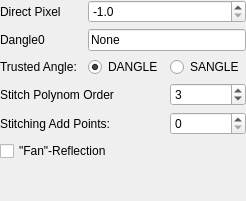
  <widget class="QDockWidget" name="dockWidget_5">
   <property name="windowTitle">
    <string>Reflectivity Extraction (Advanced)</string>
   </property>
   <attribute name="dockWidgetArea">
    <number>1</number>
   </attribute>
   <widget class="QWidget" name="dockWidgetContents_5">
    <layout class="QGridLayout" name="gridLayout_14">
     <property name="margin">
      <number>0</number>
     </property>
     <item row="0" column="0">
      <widget class="QLabel" name="label_18">
       <property name="toolTip">
        <string>&lt;html&gt;&lt;head/&gt;&lt;body&gt;&lt;p&gt;Overwrite the direct pixel value, read from the file.&lt;/p&gt;&lt;p&gt;Usefull if the wrong values have been written during the measurement.&lt;/p&gt;&lt;/body&gt;&lt;/html&gt;</string>
       </property>
       <property name="text">
        <string>Direct Pixel</string>
       </property>
      </widget>
     </item>
     <item row="2" column="0">
      <widget class="QLabel" name="label_30">
       <property name="minimumSize">
        <size>
         <width>82</width>
         <height>0</height>
        </size>
       </property>
       <property name="text">
        <string>Trusted Angle:</string>
       </property>
      </widget>
     </item>
     <item row="2" column="1">
      <widget class="QRadioButton" name="trustDANGLE">
       <property name="minimumSize">
        <size>
         <width>76</width>
         <height>0</height>
        </size>
       </property>
       <property name="text">
        <string>DANGLE</string>
       </property>
       <property name="checked">
        <bool>true</bool>
       </property>
      </widget>
     </item>
     <item row="1" column="0">
      <widget class="QLabel" name="label_19">
       <property name="toolTip">
        <string>&lt;html&gt;&lt;head/&gt;&lt;body&gt;&lt;p&gt;Overwrite the DANGLE0 value from the datafile.&lt;/p&gt;&lt;p&gt;Useful if the values have not been set properly during the measurement.&lt;/p&gt;&lt;/body&gt;&lt;/html&gt;</string>
       </property>
       <property name="text">
        <string>Dangle0</string>
       </property>
      </widget>
     </item>
     <item row="2" column="2">
      <widget class="QRadioButton" name="trustSANGLE">
       <property name="minimumSize">
        <size>
         <width>76</width>
         <height>0</height>
        </size>
       </property>
       <property name="text">
        <string>SANGLE</string>
       </property>
      </widget>
     </item>
     <item row="3" column="0" colspan="2">
      <widget class="QLabel" name="label_36">
       <property name="text">
        <string>Stitch Polynom Order</string>
       </property>
      </widget>
     </item>
     <item row="0" column="1" colspan="2">
      <widget class="QDoubleSpinBox" name="directPixelOverwrite">
       <property name="sizePolicy">
        <sizepolicy hsizetype="Preferred" vsizetype="Fixed">
         <horstretch>0</horstretch>
         <verstretch>0</verstretch>
        </sizepolicy>
       </property>
       <property name="toolTip">
        <string>&lt;html&gt;&lt;head/&gt;&lt;body&gt;&lt;p&gt;Overwrite the direct pixel value, read from the file.&lt;/p&gt;&lt;p&gt;Usefull if the wrong values have been written during the measurement.&lt;/p&gt;&lt;/body&gt;&lt;/html&gt;</string>
       </property>
       <property name="decimals">
        <number>1</number>
       </property>
       <property name="minimum">
        <double>-1.000000000000000</double>
       </property>
       <property name="maximum">
        <double>304.000000000000000</double>
       </property>
       <property name="singleStep">
        <double>1.000000000000000</double>
       </property>
       <property name="value">
        <double>-1.000000000000000</double>
       </property>
      </widget>
     </item>
     <item row="3" column="2">
      <widget class="QSpinBox" name="polynomOrder">
       <property name="maximum">
        <number>10</number>
       </property>
       <property name="value">
        <number>3</number>
       </property>
      </widget>
     </item>
     <item row="5" column="0" colspan="2">
      <widget class="QCheckBox" name="fanReflectivity">
       <property name="toolTip">
        <string>&lt;html&gt;&lt;head/&gt;&lt;body&gt;&lt;p&gt;Evaluate Q for each X line of the reflectivity and combine these measurements.&lt;/p&gt;&lt;p&gt;Can be used with a large X-width of e.g. 15 for samples scattering to a large 2θ area.&lt;/p&gt;&lt;/body&gt;&lt;/html&gt;</string>
       </property>
       <property name="text">
        <string>&quot;Fan&quot;-Reflection</string>
       </property>
      </widget>
     </item>
     <item row="1" column="1" colspan="2">
      <widget class="QLineEdit" name="dangle0Overwrite">
       <property name="sizePolicy">
        <sizepolicy hsizetype="Preferred" vsizetype="Fixed">
         <horstretch>0</horstretch>
         <verstretch>0</verstretch>
        </sizepolicy>
       </property>
       <property name="toolTip">
        <string>&lt;html&gt;&lt;head/&gt;&lt;body&gt;&lt;p&gt;Overwrite the DANGLE0 value from the datafile.&lt;/p&gt;&lt;p&gt;Useful if the values have not been set properly during the measurement.&lt;/p&gt;&lt;/body&gt;&lt;/html&gt;</string>
       </property>
       <property name="text">
        <string>None</string>
       </property>
      </widget>
     </item>
     <item row="4" column="0" colspan="2">
      <widget class="QLabel" name="label_31">
       <property name="text">
        <string>Stitching Add Points:</string>
       </property>
      </widget>
     </item>
     <item row="4" column="2">
      <widget class="QSpinBox" name="addStitchPoints">
       <property name="toolTip">
        <string>When Stitching together two scans, add this amount of points from each scan to the overlap area for the fit.</string>
       </property>
       <property name="maximum">
        <number>20</number>
       </property>
      </widget>
     </item>
     <item row="6" column="0">
      <spacer name="verticalSpacer_2">
       <property name="orientation">
        <enum>Qt::Vertical</enum>
       </property>
       <property name="sizeHint" stdset="0">
        <size>
         <width>20</width>
         <height>40</height>
        </size>
       </property>
      </spacer>
     </item>
    </layout>
   </widget>
  </widget>
